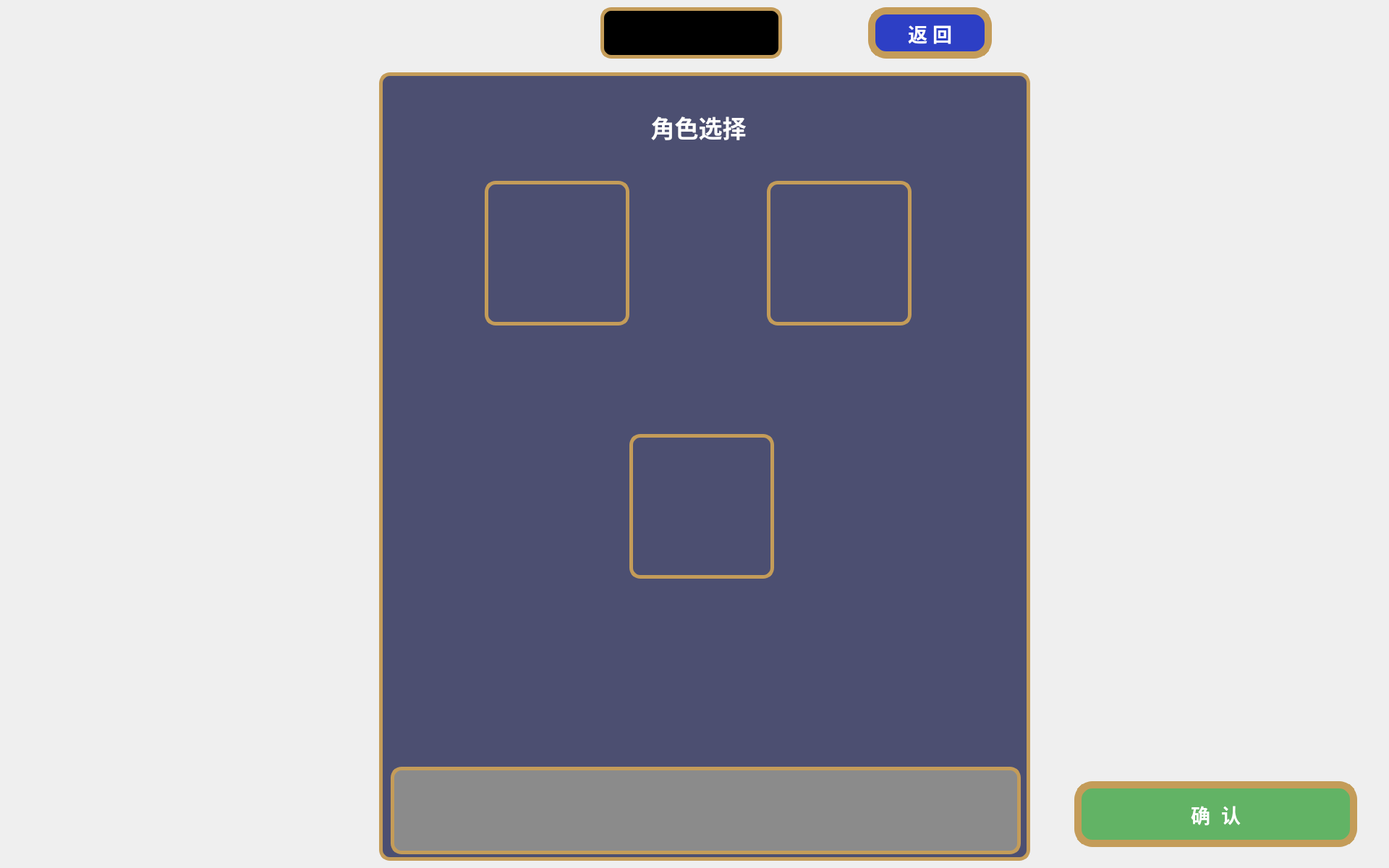
<?xml version="1.0" encoding="UTF-8"?>
<ui version="4.0">
 <class>role</class>
 <widget class="QWidget" name="role">
  <property name="geometry">
   <rect>
    <x>0</x>
    <y>0</y>
    <width>1920</width>
    <height>1200</height>
   </rect>
  </property>
  <property name="sizePolicy">
   <sizepolicy hsizetype="Fixed" vsizetype="Fixed">
    <horstretch>0</horstretch>
    <verstretch>0</verstretch>
   </sizepolicy>
  </property>
  <property name="windowTitle">
   <string>Vampire Survivor</string>
  </property>
  <property name="styleSheet">
   <string notr="true"/>
  </property>
  <widget class="QPushButton" name="back">
   <property name="geometry">
    <rect>
     <x>1200</x>
     <y>10</y>
     <width>171</width>
     <height>71</height>
    </rect>
   </property>
   <property name="font">
    <font>
     <family>Arial Black</family>
     <pointsize>20</pointsize>
     <weight>75</weight>
     <bold>true</bold>
    </font>
   </property>
   <property name="styleSheet">
    <string notr="true">background-color:rgba(45,63,197);border-radius:25px;color:white;border:10px solid rgba(196,156,89);</string>
   </property>
   <property name="text">
    <string>返 回</string>
   </property>
  </widget>
  <widget class="QPushButton" name="confirm">
   <property name="geometry">
    <rect>
     <x>1485</x>
     <y>1080</y>
     <width>391</width>
     <height>91</height>
    </rect>
   </property>
   <property name="font">
    <font>
     <family>Arial</family>
     <pointsize>20</pointsize>
     <weight>75</weight>
     <bold>true</bold>
    </font>
   </property>
   <property name="styleSheet">
    <string notr="true">background-color:rgba(98,179,101);border-radius:25px;color:white;border:10px solid rgba(196,156,89);</string>
   </property>
   <property name="text">
    <string>确  认</string>
   </property>
  </widget>
  <widget class="QLabel" name="label">
   <property name="geometry">
    <rect>
     <x>0</x>
     <y>0</y>
     <width>1920</width>
     <height>1200</height>
    </rect>
   </property>
   <property name="styleSheet">
    <string notr="true">background-image: url(:/new/prefix1/resourses/background.jpg);</string>
   </property>
   <property name="text">
    <string/>
   </property>
  </widget>
  <widget class="QPushButton" name="role1">
   <property name="geometry">
    <rect>
     <x>670</x>
     <y>250</y>
     <width>200</width>
     <height>200</height>
    </rect>
   </property>
   <property name="styleSheet">
    <string notr="true">border:5px solid rgba(196,156,89);
image: url(:/new/prefix1/resourses/role1.png);
border-radius:15px;</string>
   </property>
   <property name="text">
    <string/>
   </property>
  </widget>
  <widget class="QLabel" name="label_2">
   <property name="geometry">
    <rect>
     <x>524</x>
     <y>100</y>
     <width>900</width>
     <height>1090</height>
    </rect>
   </property>
   <property name="styleSheet">
    <string notr="true">background-color:rgba(76,79,113);
border:5px solid rgba(196,156,89);
border-radius:15px;</string>
   </property>
   <property name="text">
    <string/>
   </property>
  </widget>
  <widget class="QLabel" name="money">
   <property name="geometry">
    <rect>
     <x>830</x>
     <y>10</y>
     <width>251</width>
     <height>71</height>
    </rect>
   </property>
   <property name="font">
    <font>
     <family>Arial Black</family>
     <pointsize>20</pointsize>
     <weight>75</weight>
     <bold>true</bold>
    </font>
   </property>
   <property name="styleSheet">
    <string notr="true">background-color:black;
color:white;
border:5px solid rgba(196,156,89);
border-radius:15px;</string>
   </property>
   <property name="text">
    <string/>
   </property>
   <property name="alignment">
    <set>Qt::AlignRight|Qt::AlignTrailing|Qt::AlignVCenter</set>
   </property>
   <property name="margin">
    <number>5</number>
   </property>
  </widget>
  <widget class="QLabel" name="label_3">
   <property name="geometry">
    <rect>
     <x>830</x>
     <y>10</y>
     <width>71</width>
     <height>71</height>
    </rect>
   </property>
   <property name="styleSheet">
    <string notr="true">border-image: url(:/new/prefix1/resourses/money.png);</string>
   </property>
   <property name="text">
    <string/>
   </property>
  </widget>
  <widget class="QPushButton" name="role2">
   <property name="geometry">
    <rect>
     <x>1060</x>
     <y>250</y>
     <width>200</width>
     <height>200</height>
    </rect>
   </property>
   <property name="styleSheet">
    <string notr="true">border:5px solid rgba(196,156,89);
image: url(:/new/prefix1/resourses/role2.png);
border-radius:15px;</string>
   </property>
   <property name="text">
    <string/>
   </property>
  </widget>
  <widget class="QLabel" name="information">
   <property name="geometry">
    <rect>
     <x>540</x>
     <y>1060</y>
     <width>871</width>
     <height>121</height>
    </rect>
   </property>
   <property name="font">
    <font>
     <family>Arial Black</family>
     <pointsize>20</pointsize>
     <weight>75</weight>
     <bold>true</bold>
    </font>
   </property>
   <property name="styleSheet">
    <string notr="true">background-color:rgba(139,139,139);
border:5px solid rgba(196,156,89);
border-radius:15px;</string>
   </property>
   <property name="text">
    <string/>
   </property>
   <property name="alignment">
    <set>Qt::AlignCenter</set>
   </property>
  </widget>
  <widget class="QLabel" name="label_4">
   <property name="geometry">
    <rect>
     <x>850</x>
     <y>140</y>
     <width>231</width>
     <height>71</height>
    </rect>
   </property>
   <property name="font">
    <font>
     <family>Arial</family>
     <pointsize>25</pointsize>
     <weight>75</weight>
     <bold>true</bold>
    </font>
   </property>
   <property name="styleSheet">
    <string notr="true">color:white;
</string>
   </property>
   <property name="text">
    <string>角色选择</string>
   </property>
   <property name="alignment">
    <set>Qt::AlignCenter</set>
   </property>
  </widget>
  <widget class="QPushButton" name="role3">
   <property name="geometry">
    <rect>
     <x>870</x>
     <y>600</y>
     <width>200</width>
     <height>200</height>
    </rect>
   </property>
   <property name="styleSheet">
    <string notr="true">border:5px solid rgba(196,156,89);
image: url(:/new/prefix1/resourses/role3.png);
border-radius:15px;</string>
   </property>
   <property name="text">
    <string/>
   </property>
  </widget>
  <zorder>label</zorder>
  <zorder>back</zorder>
  <zorder>confirm</zorder>
  <zorder>label_2</zorder>
  <zorder>role1</zorder>
  <zorder>money</zorder>
  <zorder>label_3</zorder>
  <zorder>role2</zorder>
  <zorder>information</zorder>
  <zorder>label_4</zorder>
  <zorder>role3</zorder>
 </widget>
 <resources/>
 <connections/>
</ui>
